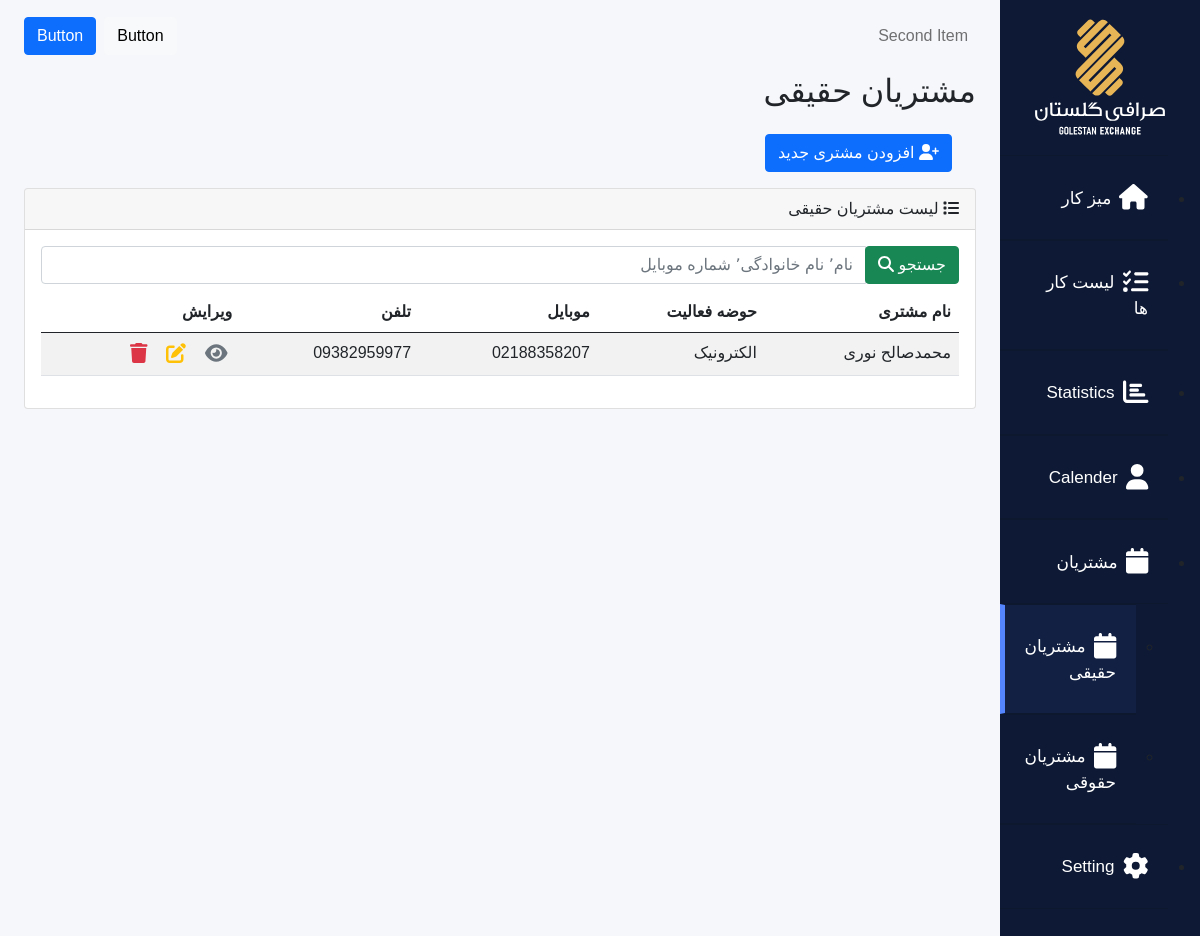
/customers/natural/, run on the app's committed database.
### customers/models.py (models this page shows, shortened)
class Customer(models.Model):
    name= models.CharField(max_length =40)
    family= models.CharField(max_length =40)
    nID = models.CharField(max_length =12)
    career = models.CharField(max_length =40)
    mobile = models.CharField(max_length =12)
    tel =models.CharField(max_length =12,null=True,blank=True)
    address =models.TextField(null=True)
    note = models.TextField(null=True,blank=True)

### customers/views.py (the view)
def customers_view(request):
    customers = Customer.objects.all()
    search = request.GET.get('search')
    if search:
        customers = customers.filter(Q(name__icontains=search)|Q(family__icontains=search)|Q(mobile__icontains=search))
    paginator = Paginator(customers, 10) # Show 10 customers per page
    page_number = request.GET.get('page')
    page_obj = paginator.get_page(page_number)
    context = {
        'page_obj': page_obj,
    }
    return render(request, 'customers/customers.html', context)

### templates/customers/customers.html (shortened to what this page needs)
{%extends 'base.html'%}
{% block content %}
<h2> مشتریان حقیقی</h2>
<div class="container">
  <div class="py-3">
  <a href="{% url 'add_customer' %}" class="btn btn-primary"> <i class="fa fa-user-plus"></i> افزودن مشتری جدید</a>
</div>
</div>
<div class="card">
  <div class="card-header">
    <i class="fa fa-list"></i>
  لیست مشتریان حقیقی
  </div>
  <div class="card-body">
    {% if page_obj %}
    <form>
      <div class="input-group mb-2 mr-sm-2">
        <div class="input-group-prepend">
            <button class="btn btn-success input-group-text"  type="submit">جستجو  <i class="fa fa-search"></i></button>
        </div>
        <input class="form-control" id="inlineFormInputGroupUsername2" placeholder="نام٬ نام خانوادگی٬ شماره موبایل "  name="search" value="{{ request.GET.search }}">
      </div>
    </form>
    <div class="table-responsive">
      <table class="table table-striped">
        <thead>
          <tr>
    <th>نام مشتری</th>
    <th>حوضه فعالیت</th>
    <th>موبایل</th>
    <th>تلفن</th>
    <th>ویرایش</th>
    </tr>
    </thead>
    <tbody>
      {% for customer in page_obj %}
      <tr>
        <td>{{ customer.name }} {{customer.family}}</td>
        <td>{{ customer.career }}</td>
        <td>{{ customer.tel }}</td>
        <td>{{ customer.mobile }}</td>
        <td>
          <button type="button" class="btn  me-1 py-0 px-1" href="{% url 'view_customer' customer.id   %}"
            data-bs-toggle ="modal"  data-bs-target="#myModal{{customer.id}}" > <i class="fa fa-eye fa-lg text-secondary "></i></button>
          <a class="btn  me-1 py-0 px-1" href="{% url 'edit_customer' customer.id  %}" > <i class="fa fa-edit fa-lg text-warning "></i></a>
          <button type="button" class="btn me-1 py-0 px-1"  data-bs-toggle="modal" data-bs-target="#delete{{customer.id}}"> <i class="fa fa-trash fa-lg text-danger "></i></button>
        </td>
      </tr>
      {% endfor %}
    </tbody>
    </div>
    {%else%}
    <br>
    <h4>مشتری برای نمایش موجود نیست</h4>
    {%endif%}
  </div>
</div>
{% endblock %}

### static/css/dashboard.css (style rules this page uses)
.home { background: #f6f7fa; }
body { margin: 0; font-family: 'Roboto'; }

### templates/base.html (style rules this page uses)
body { font-family: 'yekan', sans-serif; }

### data on the page
Customer: name "محمدصالح", family "نوری", career "الکترونیک", tel "02188358207", mobile "09382959977"
